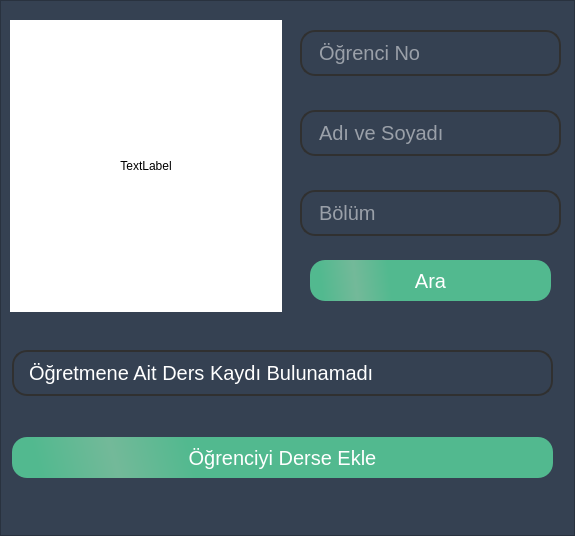
<?xml version="1.0" encoding="UTF-8"?>
<ui version="4.0">
 <class>DerseOgrenciEkleForm</class>
 <widget class="QWidget" name="DerseOgrenciEkleForm">
  <property name="geometry">
   <rect>
    <x>0</x>
    <y>0</y>
    <width>575</width>
    <height>536</height>
   </rect>
  </property>
  <property name="windowTitle">
   <string>Form</string>
  </property>
  <layout class="QGridLayout" name="gridLayout">
   <property name="leftMargin">
    <number>0</number>
   </property>
   <property name="topMargin">
    <number>0</number>
   </property>
   <property name="rightMargin">
    <number>0</number>
   </property>
   <property name="bottomMargin">
    <number>0</number>
   </property>
   <property name="spacing">
    <number>0</number>
   </property>
   <item row="0" column="0">
    <widget class="QFrame" name="frame">
     <property name="styleSheet">
      <string notr="true">QFrame{

background: #354152;

}

QLineEdit{
	border: 2px solid gray;
	border-color:white;
    border-radius: 10px;
    min-width: 6em;
	font-size:20px;
	padding-left:15px;
	height:42px;
	border-radius:15px;
	border-color: #303030;
	background: transparent;
	color:#ffffffff;


}



QComboBox {
    border: 2px solid gray;
    border-radius: 10px;
    min-width: 6em;
	font-size:20px;
	border-color: rgb(255, 255, 255);
	padding-left:15px;
	height:42px;
	border-radius:15px;
	border-color: #303030;
	background: transparent;
	color:white;

}

QComboBox:on {
    border-bottom-left-radius: 0px;
    border-bottom-right-radius: 0px;
}

QComboBox QAbstractItemView {
    border-bottom-right-radius: 10px;
    border-bottom-left-radius: 10px;
    background: #354152;
    border: 1px solid gray;
	color:white;

}

QComboBox::drop-down {
    border-color: white;
}
QPushButton{
border-radius: 15px;
background-color: qlineargradient(spread:reflect, x1:1, y1:0.466409, x2:0.188, y2:0.482727, stop:0.823864 rgba(82, 185, 143, 255), stop:1 rgba(115, 185, 153, 255));
padding: 8px 16px;
color: white;
font-size: 20px;
height:42px;
}
QPushButton:pressed{
color: black;
background: #008bd1

}


</string>
     </property>
     <property name="frameShape">
      <enum>QFrame::StyledPanel</enum>
     </property>
     <property name="frameShadow">
      <enum>QFrame::Raised</enum>
     </property>
     <widget class="QLineEdit" name="txt_OgrNo">
      <property name="geometry">
       <rect>
        <x>300</x>
        <y>30</y>
        <width>261</width>
        <height>46</height>
       </rect>
      </property>
      <property name="placeholderText">
       <string>Öğrenci No</string>
      </property>
     </widget>
     <widget class="QLineEdit" name="txt_AdSoyad">
      <property name="enabled">
       <bool>false</bool>
      </property>
      <property name="geometry">
       <rect>
        <x>300</x>
        <y>110</y>
        <width>261</width>
        <height>46</height>
       </rect>
      </property>
      <property name="placeholderText">
       <string>Adı ve Soyadı</string>
      </property>
     </widget>
     <widget class="QLineEdit" name="txt_Bolum">
      <property name="enabled">
       <bool>false</bool>
      </property>
      <property name="geometry">
       <rect>
        <x>300</x>
        <y>190</y>
        <width>261</width>
        <height>46</height>
       </rect>
      </property>
      <property name="echoMode">
       <enum>QLineEdit::Normal</enum>
      </property>
      <property name="placeholderText">
       <string>Bölüm</string>
      </property>
     </widget>
     <widget class="QPushButton" name="btn_ara">
      <property name="geometry">
       <rect>
        <x>310</x>
        <y>260</y>
        <width>241</width>
        <height>41</height>
       </rect>
      </property>
      <property name="styleSheet">
       <string notr="true"/>
      </property>
      <property name="text">
       <string>Ara</string>
      </property>
     </widget>
     <widget class="QComboBox" name="cmb_Dersler">
      <property name="geometry">
       <rect>
        <x>12</x>
        <y>350</y>
        <width>541</width>
        <height>46</height>
       </rect>
      </property>
      <item>
       <property name="text">
        <string>Öğretmene Ait Ders Kaydı Bulunamadı</string>
       </property>
      </item>
     </widget>
     <widget class="QPushButton" name="btn_Ekle">
      <property name="geometry">
       <rect>
        <x>12</x>
        <y>437</y>
        <width>541</width>
        <height>41</height>
       </rect>
      </property>
      <property name="styleSheet">
       <string notr="true"/>
      </property>
      <property name="text">
       <string>Öğrenciyi Derse Ekle</string>
      </property>
     </widget>
     <widget class="QLabel" name="label">
      <property name="geometry">
       <rect>
        <x>10</x>
        <y>20</y>
        <width>272</width>
        <height>292</height>
       </rect>
      </property>
      <property name="styleSheet">
       <string notr="true">background:white;</string>
      </property>
      <property name="text">
       <string>TextLabel</string>
      </property>
      <property name="alignment">
       <set>Qt::AlignCenter</set>
      </property>
     </widget>
    </widget>
   </item>
  </layout>
 </widget>
 <resources/>
 <connections/>
</ui>
